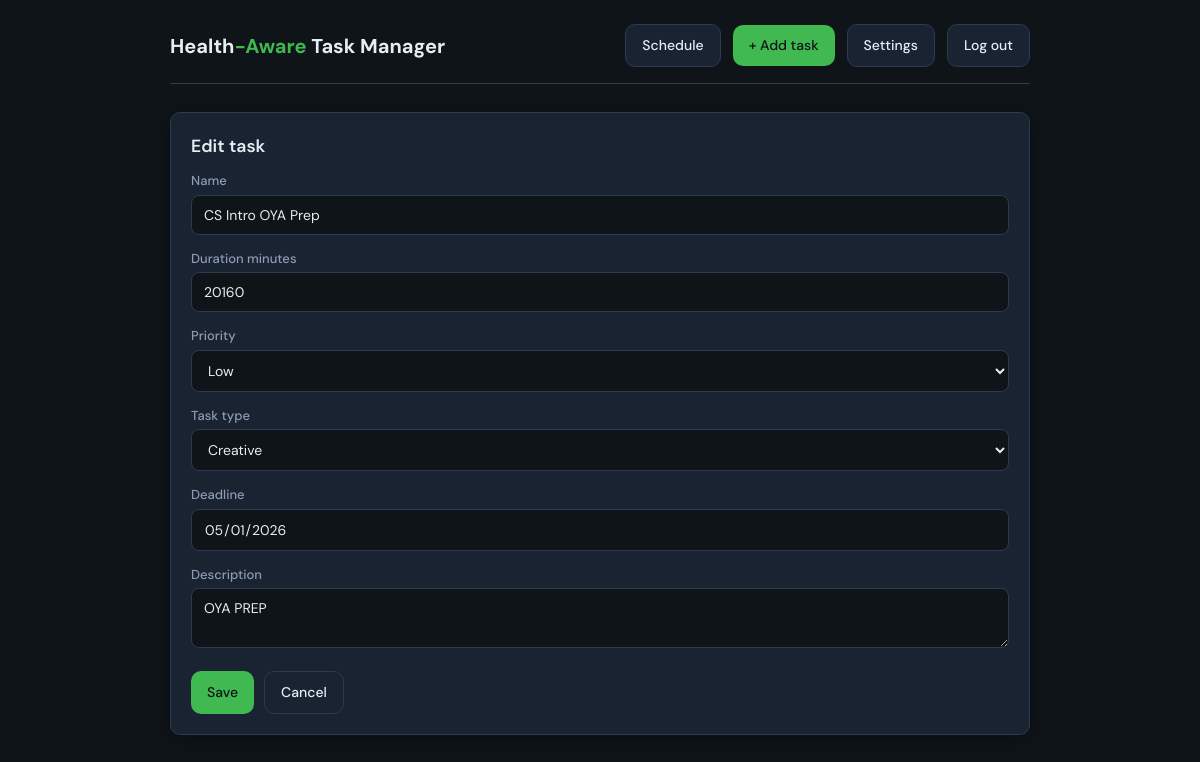
The app's page /task/3/edit/ (signed in) with its own data.
### tasks/models.py (models this page shows, shortened)
class Task(models.Model):
    PRIORITY_CHOICES = [
        ('high', 'High'),
        ('medium', 'Medium'),
        ('low', 'Low'),
    ]
    TASK_TYPE_CHOICES = [
        ('focus', 'Focus'),
        ('meeting', 'Meeting'),
        ('admin', 'Admin'),
        ('creative', 'Creative'),
        ('learning', 'Learning'),
    ]
    name = models.CharField(max_length=200)
    duration_minutes = models.PositiveIntegerField()
    priority = models.CharField(max_length=10, choices=PRIORITY_CHOICES, default='medium')
    task_type = models.CharField(max_length=20, choices=TASK_TYPE_CHOICES, default='focus')
    deadline = models.DateField(null=True, blank=True)
    description = models.TextField(blank=True)
    completed = models.BooleanField(default=False)
    created_at = models.DateTimeField(auto_now_add=True)
    class Meta:
        ordering = ['-created_at']

### tasks/views.py (the view)
# urls.py: path('task/<int:pk>/edit/', views.task_edit, name='task_edit'),
@login_required
def task_edit(request, pk):
    task = get_object_or_404(Task, pk=pk)
    if request.method == 'POST':
        form = TaskForm(request.POST, instance=task)
        if form.is_valid():
            form.save()
            messages.success(request, 'Task updated.')
            return redirect('tasks:home')
    else:
        form = TaskForm(instance=task)
    return render(request, 'tasks/task_form.html', {'form': form, 'title': 'Edit task', 'task': task})

### tasks/forms.py
class TaskForm(forms.ModelForm):
    class Meta:
        model = Task
        fields = ['name', 'duration_minutes', 'priority', 'task_type', 'deadline', 'description']
        widgets = {
            'name': forms.TextInput(attrs={'class': 'form-input', 'placeholder': 'Task name'}),
            'duration_minutes': forms.NumberInput(attrs={'class': 'form-input', 'min': 5, 'step': 5}),
            'priority': forms.Select(attrs={'class': 'form-select'}),
            'task_type': forms.Select(attrs={'class': 'form-select'}),
            'deadline': forms.DateInput(attrs={'class': 'form-input custom-date-picker', 'type': 'date', 'readonly': True}),
            'description': forms.Textarea(attrs={'class': 'form-textarea', 'rows': 2, 'placeholder': 'Optional description'}),
        }

### templates/tasks/task_form.html (shortened to what this page needs)
{% extends 'base.html' %}
{% block content %}
<div class="card">
  <h2>{{ title }}</h2>
  <form method="post" action="">
    {% for field in form %}
    <div class="form-group">
      <label for="{{ field.id_for_label }}">{{ field.label }}</label>
      {{ field }}
    </div>
    {% endfor %}
    <div style="display:flex;gap:10px;margin-top:16px;">
      <button type="submit" class="btn btn-primary">Save</button>
      <a href="{% url 'tasks:home' %}" class="btn btn-secondary">Cancel</a>
    </div>
  </form>
</div>
{% endblock %}

### templates/base.html (style rules this page uses)
:root { --bg: #0f1419; --surface: #1a2332; --surface-hover: #243044; --border: #2d3a4f; --text: #e6edf3; --text-muted: #8b9cb3; --accent: #3fb950; --accent-dim: #238636; --break-physical: #58a6ff; --break-mental: #a371f7; --break-meal: #f0883e; --break-hydration: #39c5cf; --priority-high: #f85149; --priority-medium: #d29922; --priority-low: #3fb950; --radius: 10px; --shadow: 0 4px 20px rgba(0,0,0,0.3); }
* { box-sizing: border-box; }
body { margin: 0; min-height: 100vh; background: var(--bg); color: var(--text); font-family: 'DM Sans', system-ui, sans-serif; font-size: 15px; line-height: 1.5; }
a { color: var(--accent); text-decoration: none; }
.btn { display: inline-flex; align-items: center; gap: 6px; padding: 10px 16px; border-radius: var(--radius); font-weight: 500; font-family: inherit; font-size: 14px; cursor: pointer; border: none; transition: background 0.15s, color 0.15s; }
.btn-primary { background: var(--accent); color: var(--bg); }
.btn-secondary { background: var(--surface); color: var(--text); border: 1px solid var(--border); }
.card { background: var(--surface); border: 1px solid var(--border); border-radius: var(--radius); padding: 20px; margin-bottom: 16px; box-shadow: var(--shadow); }
.card h2 { margin: 0 0 12px 0; font-size: 1.1rem; font-weight: 600; color: var(--text); }
.form-input, .form-select, .form-textarea { width: 100%; padding: 10px 12px; border-radius: 8px; border: 1px solid var(--border); background: var(--bg); color: var(--text); font-family: inherit; font-size: 14px; }
.form-textarea { resize: vertical; min-height: 60px; }
label { display: block; margin-bottom: 4px; font-weight: 500; color: var(--text-muted); font-size: 13px; }
.form-group { margin-bottom: 14px; }
input.custom-date-picker { cursor: pointer; }

### records on screen
Task: form "CS Intro OYA Prep" "20160" "Low" "Creative" "05/01/2026" "OYA PREP"

### other values on screen
{{ title }} "Edit task"
{{ field.label }} "Name" "Duration minutes" "Priority" "Task type" "Deadline" "Description"
